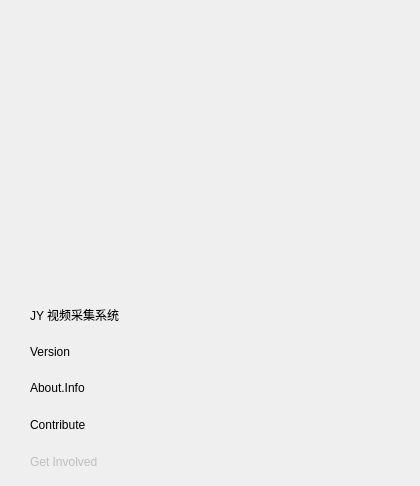
<?xml version="1.0" encoding="UTF-8"?>
<ui version="4.0">
 <class>OBSAbout</class>
 <widget class="QWidget" name="OBSAbout">
  <property name="geometry">
   <rect>
    <x>0</x>
    <y>0</y>
    <width>420</width>
    <height>486</height>
   </rect>
  </property>
  <property name="windowTitle">
   <string>About</string>
  </property>
  <layout class="QVBoxLayout" name="verticalLayout_2">
   <property name="leftMargin">
    <number>0</number>
   </property>
   <property name="topMargin">
    <number>0</number>
   </property>
   <property name="rightMargin">
    <number>0</number>
   </property>
   <property name="bottomMargin">
    <number>0</number>
   </property>
   <item>
    <layout class="QVBoxLayout" name="verticalLayout_3">
     <property name="spacing">
      <number>30</number>
     </property>
     <property name="leftMargin">
      <number>30</number>
     </property>
     <property name="topMargin">
      <number>10</number>
     </property>
     <property name="rightMargin">
      <number>6</number>
     </property>
     <property name="bottomMargin">
      <number>6</number>
     </property>
     <item alignment="Qt::AlignHCenter|Qt::AlignTop">
      <widget class="QLabel" name="icon">
       <property name="minimumSize">
        <size>
         <width>256</width>
         <height>256</height>
        </size>
       </property>
       <property name="maximumSize">
        <size>
         <width>256</width>
         <height>256</height>
        </size>
       </property>
       <property name="locale">
        <locale language="Chinese" country="China"/>
       </property>
       <property name="text">
        <string/>
       </property>
       <property name="pixmap">
        <pixmap>:res/images/obs.png</pixmap>
       </property>
       <property name="scaledContents">
        <bool>true</bool>
       </property>
      </widget>
     </item>
     <item>
      <layout class="QVBoxLayout" name="verticalLayout">
       <property name="spacing">
        <number>0</number>
       </property>
       <item>
        <widget class="QLabel" name="name">
         <property name="text">
          <string notr="true">JY 视频采集系统</string>
         </property>
        </widget>
       </item>
       <item>
        <widget class="QLabel" name="version">
         <property name="text">
          <string notr="true">Version</string>
         </property>
        </widget>
       </item>
       <item>
        <widget class="QLabel" name="info">
         <property name="text">
          <string>About.Info</string>
         </property>
         <property name="wordWrap">
          <bool>true</bool>
         </property>
        </widget>
       </item>
       <item>
        <widget class="QLabel" name="contribute">
         <property name="text">
          <string notr="true">Contribute</string>
         </property>
         <property name="wordWrap">
          <bool>true</bool>
         </property>
        </widget>
       </item>
       <item>
        <widget class="QLabel" name="getInvolved">
         <property name="enabled">
          <bool>false</bool>
         </property>
         <property name="text">
          <string notr="true">Get Involved</string>
         </property>
        </widget>
       </item>
      </layout>
     </item>
    </layout>
   </item>
  </layout>
 </widget>
 <resources/>
 <connections/>
</ui>
